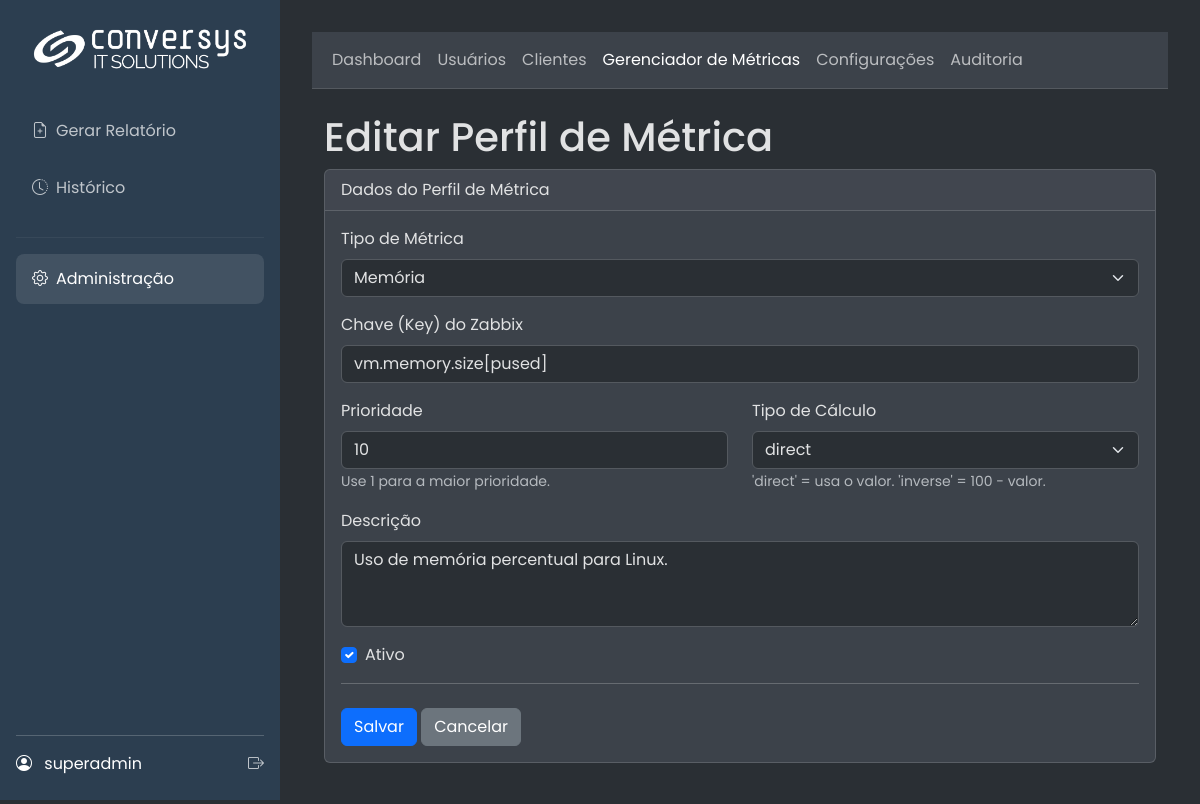
Page /admin/metric_key/edit/1 (signed in) on the committed database.
### app/models.py (models this page shows, shortened)
class SystemConfig(db.Model):
    id = db.Column(db.Integer, primary_key=True)
    company_name = db.Column(db.String(100), default="Conversys IT Solutions")
    footer_text = db.Column(db.String(255), default=f"Conversys IT Solutions Copyright {dt.datetime.now().year} – Todos os direitos Reservados | Política de privacidade")
    primary_color = db.Column(db.String(7), default="#2c3e50")
    secondary_color = db.Column(db.String(7), default="#3498db")
    logo_dark_bg_path = db.Column(db.String(255), nullable=True)
    logo_light_bg_path = db.Column(db.String(255), nullable=True)
    login_background_path = db.Column(db.String(255), nullable=True)
    default_cover_path = db.Column(db.String(255), nullable=True)
    color_scheme = db.Column(db.String(10), default="light")
    color_bg_main = db.Column(db.String(7), default="#f8f9fa")
    color_bg_card = db.Column(db.String(7), default="#ffffff")
    color_text_light = db.Column(db.String(7), default="#212529")
    color_border = db.Column(db.String(7), default="#dee2e6")
    login_media_path = db.Column(db.String(255), nullable=True)
    report_cover_path = db.Column(db.String(255), nullable=True)
    report_final_page_path = db.Column(db.String(255), nullable=True)

class User(UserMixin, db.Model):
    id = db.Column(db.Integer, primary_key=True)
    username = db.Column(db.String(64), index=True, unique=True)
    email = db.Column(db.String(120), index=True, unique=True)
    password_hash = db.Column(db.String(256))
    role_id = db.Column(db.Integer, db.ForeignKey('role.id'))
    reports = db.relationship('Report', backref='user', lazy='dynamic')
    clients = db.relationship('Client', secondary=user_client_association, back_populates='users')
    def has_role(self, role_name):
        return self.role.name == role_name

class MetricKeyProfile(db.Model):
    __tablename__ = 'metric_key_profile'
    id = db.Column(db.Integer, primary_key=True)
    metric_type = db.Column(db.String(50), nullable=False, index=True)
    key_string = db.Column(db.String(255), nullable=False)
    priority = db.Column(db.Integer, nullable=False, default=10)
    calculation_type = db.Column(db.Enum(CalculationType), nullable=False, default=CalculationType.DIRECT)
    description = db.Column(db.String(255), nullable=True)
    is_active = db.Column(db.Boolean, default=True, nullable=False)

### app/admin/routes.py (the view)
@admin.route('/metric_key/edit/<int:key_id>', methods=['GET', 'POST'])
@admin_required
def edit_metric_key(key_id):
    current_app.logger.debug(f"Acessando rota edit_metric_key para ID {key_id} com método {request.method}.")
    key_profile = MetricKeyProfile.query.get_or_404(key_id)
    form = MetricKeyProfileForm(obj=key_profile)
    if request.method == 'GET':
        form.calculation_type.data = key_profile.calculation_type.name
    if form.validate_on_submit():
        current_app.logger.debug(f"Formulário de edição para o perfil {key_id} validado com sucesso.")
        try:
            key_profile.metric_type = form.metric_type.data
            key_profile.key_string = form.key_string.data
            key_profile.priority = form.priority.data
            key_profile.calculation_type = CalculationType[form.calculation_type.data]
            key_profile.description = form.description.data
            key_profile.is_active = form.is_active.data
            db.session.commit()
            AuditService.log(f'Editou o perfil de métrica ID {key_id}: {key_profile.key_string}')
            flash('Perfil de métrica atualizado com sucesso!', 'success')
            return redirect(url_for('admin.list_metric_keys'))
        except Exception as e:
            current_app.logger.error(f"Erro ao atualizar perfil de métrica ID {key_id}: {e}", exc_info=True)
            db.session.rollback()
            flash('Erro ao atualizar o perfil de métrica. Consulte os logs.', 'danger')
    else:
        if request.method == 'POST':
            current_app.logger.warning(f"Validação do formulário de edição para o perfil {key_id} falhou: {form.errors}")
    return render_template('admin/metric_key_form.html', form=form, title="Editar Perfil de Métrica", action="Editar")

### app/admin/routes.py
class MetricKeyProfileForm(FlaskForm):
    metric_type = SelectField(
        'Tipo de Métrica',
        choices=[('memory', 'Memória'), ('cpu', 'CPU'), ('disk', 'Disco')],
        validators=[DataRequired(message="Selecione o tipo de métrica.")]
    )
    key_string = StringField(
        'Chave (Key) do Zabbix',
        validators=[DataRequired(message="A chave do item é obrigatória."), Length(min=1, max=255)]
    )
    priority = IntegerField(
        'Prioridade',
        validators=[DataRequired(message="A prioridade é obrigatória."), NumberRange(min=1, max=100)],
        default=10
    )
    calculation_type = SelectField(
        'Tipo de Cálculo',
        choices=[(calc.name, calc.value) for calc in CalculationType],
        validators=[DataRequired(message="O tipo de cálculo é obrigatório.")]
    )
    description = TextAreaField(
        'Descrição',
        validators=[Length(max=255)]
    )
    is_active = BooleanField('Ativo', default=True)
    submit = SubmitField('Salvar')

### app/__init__.py (called while the page is built)
@login_manager.user_loader
def load_user(user_id):
    from .models import User
    return db.session.get(User, int(user_id))

### app/main/routes.py (called while the page is built)
@main.before_app_request
def before_request_func():
    g.sys_config = SystemConfig.query.first()

### app/utils.py (called while the page is built)
def admin_required(f):
    @wraps(f)
    @login_required
    def decorated_function(*args, **kwargs):
        if not (current_user.has_role('admin') or current_user.has_role('super_admin')):
            flash('Acesso negado. Você não tem permissão para acessar esta área.', 'danger')
            return redirect(url_for('main.gerar_form'))
        return f(*args, **kwargs)
    return decorated_function

### app/templates/admin/metric_key_form.html (shortened to what this page needs)
{% extends 'admin/base.html' %}
{% block admin_content %}
<div class="container-fluid">
    <h1 class="mt-4">{{ action }} Perfil de Métrica</h1>
    <div class="card mb-4">
        <div class="card-header">
            Dados do Perfil de Métrica
        </div>
        <div class="card-body">
            <form method="POST" action="">
                <div class="mb-3">
                    {{ form.metric_type.label(class="form-label") }}
                    {{ form.metric_type(class="form-select" + (" is-invalid" if form.metric_type.errors else "")) }}
                </div>
                <div class="mb-3">
                    {{ form.key_string.label(class="form-label") }}
                    {{ form.key_string(class="form-control" + (" is-invalid" if form.key_string.errors else ""), placeholder="Ex: vm.memory.size[pused]") }}
                </div>
                <div class="row">
                    <div class="col-md-6 mb-3">
                        {{ form.priority.label(class="form-label") }}
                        {{ form.priority(class="form-control" + (" is-invalid" if form.priority.errors else "")) }}
                        <small class="form-text text-muted">Use 1 para a maior prioridade.</small>
                    </div>
                    <div class="col-md-6 mb-3">
                        {{ form.calculation_type.label(class="form-label") }}
                        {{ form.calculation_type(class="form-select" + (" is-invalid" if form.calculation_type.errors else "")) }}
                        <small class="form-text text-muted">'direct' = usa o valor. 'inverse' = 100 - valor.</small>
                    </div>
                </div>
                <div class="mb-3">
                    {{ form.description.label(class="form-label") }}
                    {{ form.description(class="form-control", rows=3, placeholder="Ex: % de memória usada em servidores Linux") }}
                </div>
                <div class="mb-3 form-check">
                    {{ form.is_active(class="form-check-input") }}
                    {{ form.is_active.label(class="form-check-label") }}
                </div>
                <hr>
                <div class="mt-4">
                    <button type="submit" class="btn btn-primary">Salvar</button>
                    <a href="{{ url_for('admin.list_metric_keys') }}" class="btn btn-secondary">Cancelar</a>
                </div>
            </form>
        </div>
    </div>
</div>
{% endblock %}

### app/templates/base.html (shortened to what this page needs)
<!DOCTYPE html>
<html lang="pt-br" data-bs-theme="{{ g.sys_config.color_scheme | default('dark') }}">
<head>
    <link href="https://cdn.jsdelivr.net/npm/bootstrap@5.3.3/dist/css/bootstrap.min.css" rel="stylesheet">
    <link rel="stylesheet" href="https://cdn.jsdelivr.net/npm/bootstrap-icons@1.11.3/font/bootstrap-icons.min.css">
</head>
<body>
    <div class="d-flex">
        <div class="sidebar">
            <a href="{{ url_for('main.index') }}" class="logo">
                {% if g.sys_config.logo_dark_bg_path %}
                    <img src="{{ url_for('main.uploaded_file', filename=g.sys_config.logo_dark_bg_path) }}" alt="Logo">
                {% else %}
                    <span>{{ g.sys_config.company_name }}</span>
                {% endif %}
            </a>
            <ul class="nav flex-column">
                <li><a href="{{ url_for('main.gerar_form') }}" class="nav-link {% if request.endpoint == 'main.gerar_form' %}active{% endif %}"><i class="bi bi-file-earmark-plus me-2"></i>Gerar Relatório</a></li>
                <li><a href="{{ url_for('main.history') }}" class="nav-link {% if request.endpoint == 'main.history' %}active{% endif %}"><i class="bi bi-clock-history me-2"></i>Histórico</a></li>
                {% if current_user.has_role('admin') or current_user.has_role('super_admin') %}
                <hr style="border-color: rgba(255,255,255,0.2);">
                <li><a href="{{ url_for('admin.dashboard') }}" class="nav-link {% if 'admin.' in request.endpoint %}active{% endif %}"><i class="bi bi-gear me-2"></i>Administração</a></li>
                {% endif %}
            </ul>
            <div class="user-info">
                <div class="d-flex justify-content-between align-items-center">
                    <div>
                        <i class="bi bi-person-circle me-2"></i>
                        <span>{{ current_user.username }}</span>
                    </div>
                    <a href="{{ url_for('auth.logout') }}" title="Sair"><i class="bi bi-box-arrow-right"></i></a>
                </div>
            </div>
        </div>
        <div class="main-content flex-grow-1">
            {% block content %}{% endblock %}
        </div>
    </div>
</body>
</html>

### rows in the picture
SystemConfig: logo_dark_bg_path (picture)
User: username "superadmin"
MetricKeyProfile: metric_type "Memória", key_string "vm.memory.size[pused]", priority "10", calculation_type "direct", description "Uso de memória percentual para Linux.", is_active "☑"

### other values in the picture
{{ action }} "Editar"
